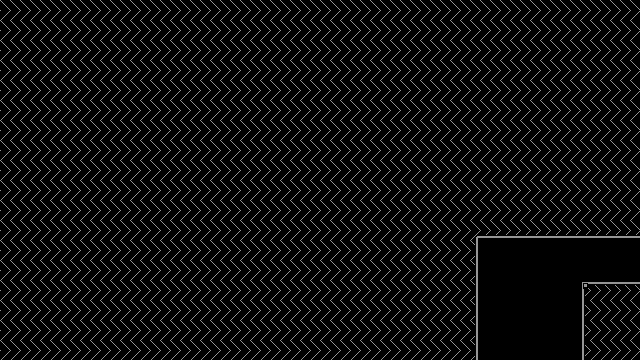

Below is a game level as drawn by its tile map, then a one-line description and the .tmx that defines it (tile-layer data replaced by summaries):
An orthogonal 32x18 tile map with 20x20 px tiles, 2 tile layers (Tile Layer 2, Tile Layer 1), 2 tilesets and 1 object (spikes).

<map version="1.0" orientation="orthogonal" width="32" height="18" tilewidth="20" tileheight="20">
 <properties>
  <property name="east" value="pit" />
  <property name="north" value="doubleJumps" />
  <property name="south" value="doubleJumps" />
  <property name="west" value="howToWallJump" />
 </properties>
 <tileset firstgid="1" name="1" tilewidth="20" tileheight="20">
  <image source="../images/tiles/1.png" width="120" height="320" />
 </tileset>
 <tileset firstgid="97" name="2" tilewidth="20" tileheight="20">
  <image source="../images/tiles/2.png" width="120" height="320" />
 </tileset>
 <layer name="Tile Layer 2" width="32" height="18">
  <properties>
   <property name="tilesheet" value="1" />
  </properties>
  <data>[576 cells, 540 non-empty, 7 distinct tile ids]</data>
 </layer>
 <layer name="Tile Layer 1" width="32" height="18">
  <data>[576 cells, 540 non-empty, 7 distinct tile ids]</data>
 </layer>
 <objectgroup color="#25c5c0" name="Object Layer 1" width="32" height="18" />
 <objectgroup color="#ff00ff" name="Object Layer 2" width="32" height="18">
  <object type="spikes" x="480" y="240" width="20" height="120">
   <properties>
    <property name="orientation" value="right" />
   </properties>
  </object>
 </objectgroup>
</map>